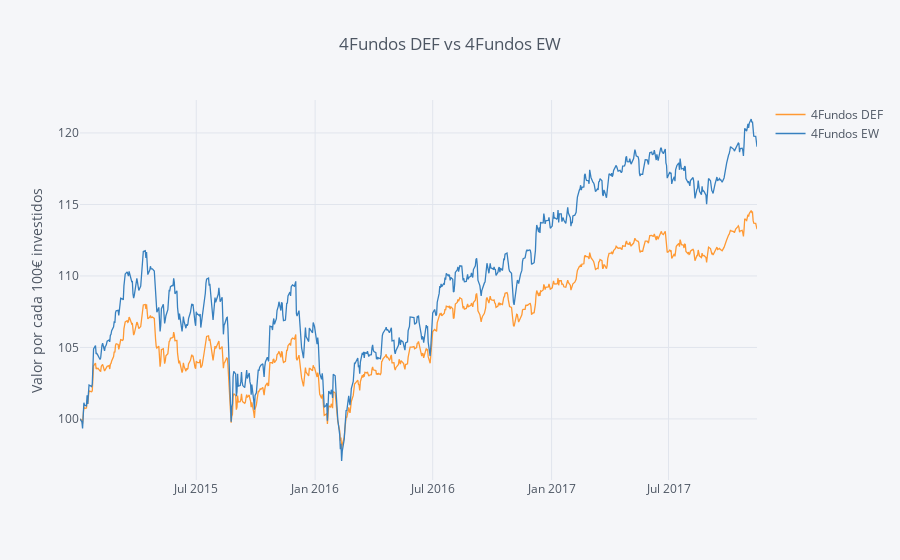

Notebook cell for this chart:
### Code cell
novos_portfolios.iplot(kind='scatter',yTitle='Valor por cada 100€ investidos', title='4Fundos DEF vs 4Fundos EW')

### Figure 1 — Plotly figure (JSON) as saved in the notebook; plotly's stock layout.template omitted (floating-point values rounded to 4 significant figures; data arrays with more than 128 entries replaced by an {"elided": "..."} marker saying what was removed)
{"data": [{"line": {"color": "rgba(255, 153, 51, 1.0)", "dash": "solid", "width": 1.3}, "mode": "lines", "name": "4Fundos DEF", "text": "", "type": "scatter", "x": {"elided": "747 str values"}, "y": {"elided": "747 float values"}}, {"line": {"color": "rgba(55, 128, 191, 1.0)", "dash": "solid", "width": 1.3}, "mode": "lines", "name": "4Fundos EW", "text": "", "type": "scatter", "x": {"elided": "747 str values"}, "y": {"elided": "747 float values"}}], "layout": {"legend": {"bgcolor": "#F5F6F9", "font": {"color": "#4D5663"}}, "paper_bgcolor": "#F5F6F9", "plot_bgcolor": "#F5F6F9", "title": "4Fundos DEF vs 4Fundos EW", "titlefont": {"color": "#4D5663"}, "xaxis1": {"gridcolor": "#E1E5ED", "showgrid": true, "tickfont": {"color": "#4D5663"}, "title": "", "titlefont": {"color": "#4D5663"}, "zerolinecolor": "#E1E5ED"}, "yaxis1": {"gridcolor": "#E1E5ED", "showgrid": true, "tickfont": {"color": "#4D5663"}, "title": "Valor por cada 100€ investidos", "titlefont": {"color": "#4D5663"}, "zerolinecolor": "#E1E5ED"}}}
